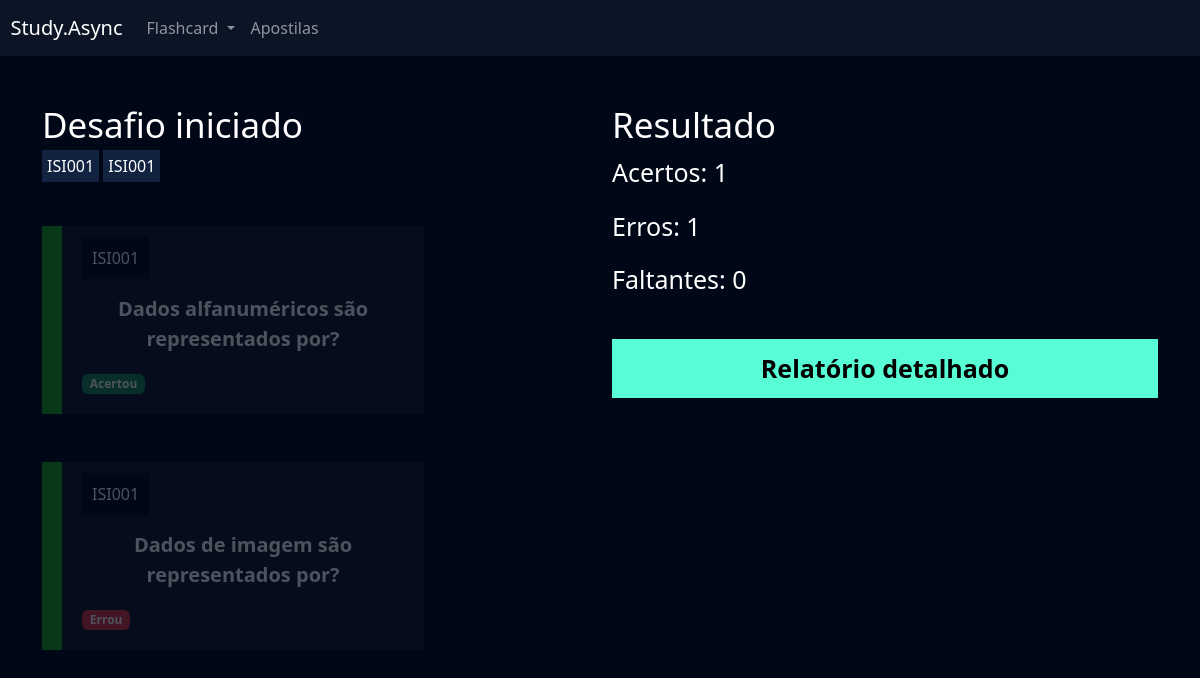
The app's page /flashcard/desafio/4/ (signed in) with its own data.
### flashcard/models.py (models this page shows, shortened)
class FlashcardDesafio(models.Model):
    flashcard = models.ForeignKey(Flashcard, on_delete=models.DO_NOTHING)
    respondido = models.BooleanField(default=False)
    acertou = models.BooleanField(default=False)

class Flashcard(models.Model):
    DIFICULDADE_CHOICES = (('1', 'Semana 1'), ('2', 'Semana 2'), ('3', 'Semana 3'), ('4', 'Semana 4'), ('5', 'Semana 5'), ('6', 'Semana 6'), ('7', 'Semana 7'))
    user = models.ForeignKey(User, on_delete=models.DO_NOTHING)
    pergunta = models.TextField()
    resposta = models.TextField()
    categoria = models.ForeignKey(Categoria, on_delete=models.DO_NOTHING)
    dificuldade = models.CharField(max_length=1, choices=DIFICULDADE_CHOICES)
    @property
    def css_dificuldade(self):
        if self.dificuldade == '1':
            return 'flashcard-facil'
        elif self.dificuldade == '2':
            return 'flashcard-facil'
        elif self.dificuldade == '3':
            return 'flashcard-medio'
        elif self.dificuldade == '4':
            return 'flashcard-medio'
        elif self.dificuldade == '5':
            return 'flashcard-dificil'
        elif self.dificuldade == '6':
            return 'flashcard-dificil'
        elif self.dificuldade == '7':
            return 'flashcard-dificil'

class Categoria(models.Model):
    nome = models.CharField(max_length=20)
    def __str__(self):
        return self.nome

### flashcard/views.py (the view)
# urls.py: path('desafio/<int:id>/', views.desafio, name='desafio'),
def desafio(request, id):
    desafio = Desafio.objects.get(id=id)
    if not desafio.user == request.user:
        raise Http404()
    if request.method == 'GET':
        acertos = desafio.flashcards.filter(respondido=True).filter(acertou=True).count()
        erros = desafio.flashcards.filter(respondido=True).filter(acertou=False).count()
        faltantes = desafio.flashcards.filter(respondido=False).count()
        if not desafio.user == request.user:
            raise Http404()
        return render(
            request,
            'desafio.html',
            {
                'desafio': desafio,
                'acertos': acertos,
                'erros': erros,
                'faltantes': faltantes,
            },
        )

### flashcard/templates/desafio.html (shortened to what this page needs)
{% extends "base.html" %}
{% load static %}
{% block 'cabecalho' %}
    <link href="{% static 'usuarios/css/cadastro.css' %}" rel="stylesheet">
    <link href="{% static 'flashcard/css/novo_flashcard.css' %}" rel="stylesheet">
    <link href="{% static 'flashcard/css/iniciar_desafio.css' %}" rel="stylesheet">
    <link href="{% static 'flashcard/css/desafio.css' %}" rel="stylesheet">
    <link href='https://unpkg.com/boxicons@2.1.4/css/boxicons.min.css' rel='stylesheet'>
{% endblock 'cabecalho' %}
{% block 'conteudo' %}
    {% include "partials/header.html" %}
    <div class="container">
        <br>
        <br>
        <div class="row">
            <div class="col-md">
                <h3 class="fonte-secundaria" >Desafio iniciado</h3>
                {% for flash in desafio.flashcards.all %}
                    <span class="badge-categoria">{{flash.flashcard.categoria}}</span>
                {% endfor %}
                <br>
                <br>
                <br>
                {% for flash in desafio.flashcards.all %}
                    <div class="box-new-flashcard {% if flash.respondido %}op2{% endif %}">
                        <div class="flashcard {{flash.flashcard.css_dificuldade}}">
                            <div class="flashcard-categoria">
                                {{flash.flashcard.categoria}}
                            </div>
                            <br>
                            <br>
                            <div class="flashcard-box-item" onclick="flip_card({{flash.id}})">
                                <p class="flashcard-item">{{flash.flashcard.pergunta}}</p>
                            </div>
                            {% if not flash.respondido %}
                                <div class="responder">
                                    <a href="{% url 'responder_flashcard' flash.id %}?acertou=0&desafio_id={{desafio.id}}"><i class='bx bxs-x-square icone-vermelho'></i></a>
                                    <a href="{% url 'responder_flashcard' flash.id %}?acertou=1&desafio_id={{desafio.id}}"><i class='bx bxs-check-square icone-verde' ></i></a>
                                </div>
                            {% else %}
                                {% if flash.acertou %}
                                    <span class="badge bg-success">Acertou</span>
                                {% else %}
                                    <span class="badge bg-danger">Errou</span>
                                {% endif%}
                            {% endif %}
                        </div>
                    </div>
                    <br>
                    <br>
                {% endfor %}
            </div>
            <div class="col-md">
                <h3 class="fonte-secundaria">Resultado</h3>
                <p class="fonte-p">Acertos: {{acertos}}</p>
                <p class="fonte-p">Erros: {{erros}}</p>
                <p class="fonte-p">Faltantes: {{faltantes}}</p>
                <br>
                <a class="btn-cadastro btn-desafio" href="{% url 'relatorio' desafio.id %}">Relatório detalhado</a>
            </div>
        </div>
    </div>
{% endblock 'conteudo' %}

### templates/static/geral/css/base.css (style rules this page uses)
:root { --main-color: #0b1526; --dark-color: #000716; --secondary-dark-color: rgb(15, 2, 26); --light-color: #00c1f3; --contrast-color: #f4c96b; --differential-color: #58fcd5; }
body { background-color: var(--dark-color) !important; color: white !important; }

### templates/static/usuarios/css/cadastro.css (style rules this page uses)
* { margin: 0; padding: 0; }
.btn-cadastro { padding: 10px; background-color: #58fcd5; border: none; border: 1px solid #58fcd5; font-size: 18px; font-weight: bold; padding-left: 25px; padding-right: 25px; }

### templates/static/flashcard/css/novo_flashcard.css (style rules this page uses)
.box-new-flashcard { width: 70%; margin: auto; }
.flashcard { background-color: rgba(255, 255, 255, .08); padding: 20px; }
.flashcard-box-item { text-align: center; }
.flashcard p { font-size: 20px; font-weight: bold; cursor: pointer; }
.flashcard-facil { border-left: 20px solid #1DAB1A; }
.flashcard-categoria { background-color: var(--dark-color); display: inline; padding: 10px; }

### templates/static/flashcard/css/iniciar_desafio.css (style rules this page uses)
.fonte-secundaria { font-size: 35px; }

### templates/static/flashcard/css/desafio.css (style rules this page uses)
.badge-categoria { padding: 5px; background-color: #122342; }
.box-new-flashcard { margin: 0; }
.op2 { opacity: .3; }
.fonte-p { font-size: 25px; }
.btn-desafio { width: 100% !important; color: black; text-decoration: none; display: block; text-align: center; font-size: 25px; }

### records on screen
FlashcardDesafio: flashcard.categoria "ISI001", flashcard.pergunta "Dados alfanuméricos são representados por?", respondido "Acertou"
FlashcardDesafio: flashcard.categoria "ISI001", flashcard.pergunta "Dados de imagem são representados por?", respondido "Errou"

### other values on screen
{{ acertos }} "1"
{{ erros }} "1"
{{ faltantes }} "0"
